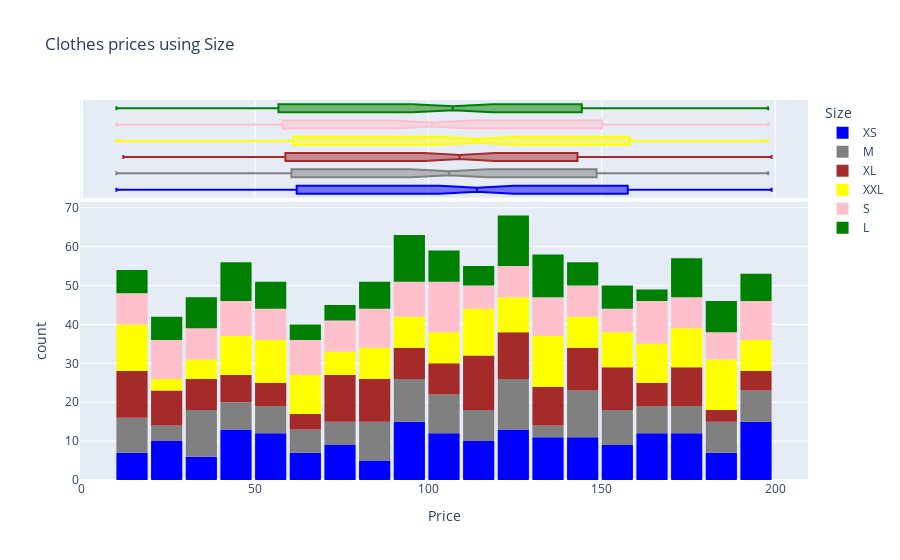

This figure's notebook cell:
### Code cell
fig=px.histogram(cloth_price_df,
                x='Price',
                marginal='box',# it plot a box plot above the histogram
                color='Size',
                color_discrete_sequence=['blue','grey','brown','yellow','pink','green'],
                title='Clothes prices using Size')
fig.update_layout(bargap=0.1)
fig.show()

### Figure 1 — Plotly figure (JSON) as saved in the notebook; plotly's stock layout.template omitted (floating-point values rounded to 4 significant figures; data arrays with more than 128 entries replaced by an {"elided": "..."} marker saying what was removed)
{"data": [{"alignmentgroup": "True", "bingroup": "x", "hovertemplate": "Size=XS<br>Price=%{x}<br>count=%{y}<extra></extra>", "legendgroup": "XS", "marker": {"color": "blue", "pattern": {"shape": ""}}, "name": "XS", "offsetgroup": "XS", "orientation": "v", "showlegend": true, "type": "histogram", "x": {"elided": "196 int values"}, "xaxis": "x", "yaxis": "y"}, {"alignmentgroup": "True", "hovertemplate": "Size=XS<br>Price=%{x}<extra></extra>", "legendgroup": "XS", "marker": {"color": "blue"}, "name": "XS", "notched": true, "offsetgroup": "XS", "showlegend": false, "type": "box", "x": {"elided": "196 int values"}, "xaxis": "x2", "yaxis": "y2"}, {"alignmentgroup": "True", "bingroup": "x", "hovertemplate": "Size=M<br>Price=%{x}<br>count=%{y}<extra></extra>", "legendgroup": "M", "marker": {"color": "grey", "pattern": {"shape": ""}}, "name": "M", "offsetgroup": "M", "orientation": "v", "showlegend": true, "type": "histogram", "x": {"elided": "157 int values"}, "xaxis": "x", "yaxis": "y"}, {"alignmentgroup": "True", "hovertemplate": "Size=M<br>Price=%{x}<extra></extra>", "legendgroup": "M", "marker": {"color": "grey"}, "name": "M", "notched": true, "offsetgroup": "M", "showlegend": false, "type": "box", "x": {"elided": "157 int values"}, "xaxis": "x2", "yaxis": "y2"}, {"alignmentgroup": "True", "bingroup": "x", "hovertemplate": "Size=XL<br>Price=%{x}<br>count=%{y}<extra></extra>", "legendgroup": "XL", "marker": {"color": "brown", "pattern": {"shape": ""}}, "name": "XL", "offsetgroup": "XL", "orientation": "v", "showlegend": true, "type": "histogram", "x": {"elided": "167 int values"}, "xaxis": "x", "yaxis": "y"}, {"alignmentgroup": "True", "hovertemplate": "Size=XL<br>Price=%{x}<extra></extra>", "legendgroup": "XL", "marker": {"color": "brown"}, "name": "XL", "notched": true, "offsetgroup": "XL", "showlegend": false, "type": "box", "x": {"elided": "167 int values"}, "xaxis": "x2", "yaxis": "y2"}, {"alignmentgroup": "True", "bingroup": "x", "hovertemplate": "Size=XXL<br>Price=%{x}<br>count=%{y}<extra></extra>", "legendgroup": "XXL", "marker": {"color": "yellow", "pattern": {"shape": ""}}, "name": "XXL", "offsetgroup": "XXL", "orientation": "v", "showlegend": true, "type": "histogram", "x": {"elided": "173 int values"}, "xaxis": "x", "yaxis": "y"}, {"alignmentgroup": "True", "hovertemplate": "Size=XXL<br>Price=%{x}<extra></extra>", "legendgroup": "XXL", "marker": {"color": "yellow"}, "name": "XXL", "notched": true, "offsetgroup": "XXL", "showlegend": false, "type": "box", "x": {"elided": "173 int values"}, "xaxis": "x2", "yaxis": "y2"}, {"alignmentgroup": "True", "bingroup": "x", "hovertemplate": "Size=S<br>Price=%{x}<br>count=%{y}<extra></extra>", "legendgroup": "S", "marker": {"color": "pink", "pattern": {"shape": ""}}, "name": "S", "offsetgroup": "S", "orientation": "v", "showlegend": true, "type": "histogram", "x": {"elided": "166 int values"}, "xaxis": "x", "yaxis": "y"}, {"alignmentgroup": "True", "hovertemplate": "Size=S<br>Price=%{x}<extra></extra>", "legendgroup": "S", "marker": {"color": "pink"}, "name": "S", "notched": true, "offsetgroup": "S", "showlegend": false, "type": "box", "x": {"elided": "166 int values"}, "xaxis": "x2", "yaxis": "y2"}, {"alignmentgroup": "True", "bingroup": "x", "hovertemplate": "Size=L<br>Price=%{x}<br>count=%{y}<extra></extra>", "legendgroup": "L", "marker": {"color": "green", "pattern": {"shape": ""}}, "name": "L", "offsetgroup": "L", "orientation": "v", "showlegend": true, "type": "histogram", "x": {"elided": "141 int values"}, "xaxis": "x", "yaxis": "y"}, {"alignmentgroup": "True", "hovertemplate": "Size=L<br>Price=%{x}<extra></extra>", "legendgroup": "L", "marker": {"color": "green"}, "name": "L", "notched": true, "offsetgroup": "L", "showlegend": false, "type": "box", "x": {"elided": "141 int values"}, "xaxis": "x2", "yaxis": "y2"}], "layout": {"bargap": 0.1, "barmode": "relative", "legend": {"title": {"text": "Size"}, "tracegroupgap": 0}, "title": {"text": "Clothes prices using Size"}, "xaxis": {"anchor": "y", "domain": [0, 1], "title": {"text": "Price"}}, "xaxis2": {"anchor": "y2", "domain": [0, 1], "matches": "x", "showgrid": true, "showticklabels": false}, "yaxis": {"anchor": "x", "domain": [0, 0.7326], "title": {"text": "count"}}, "yaxis2": {"anchor": "x2", "domain": [0.7426, 1], "matches": "y2", "showgrid": false, "showline": false, "showticklabels": false, "ticks": ""}}}
